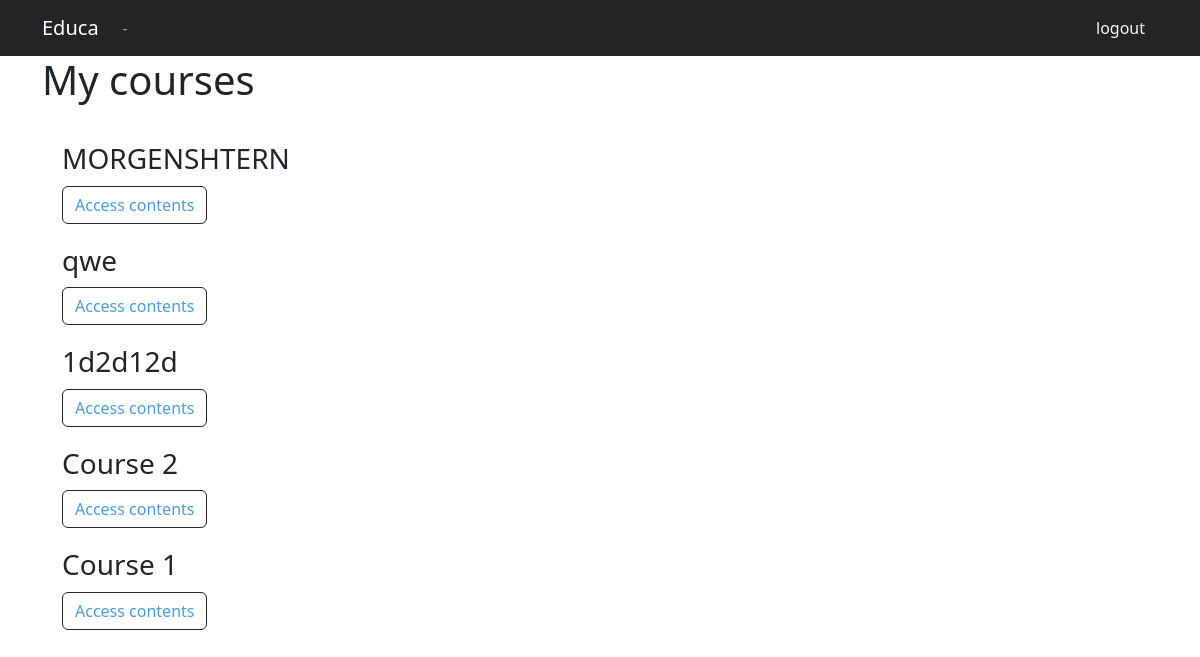
The page /students/courses/ (signed in) on the database its author committed.
### courses/models.py (models this page shows, shortened)
class Course(models.Model):
    owner = models.ForeignKey(User, related_name='courses_created', on_delete=models.CASCADE)
    subject = models.ForeignKey(Subject, related_name='courses', on_delete=models.CASCADE)
    title = models.CharField(max_length=200)
    slug = models.SlugField(max_length=200, unique=True)
    overview = models.TextField()
    created = models.DateTimeField(auto_now_add=True)
    students = models.ManyToManyField(User, related_name='courses_joined', blank=True)
    class Meta:
        ordering = ['-created']

### students/views.py (the view)
# urls.py: path('courses/', views.StudentCourseListView.as_view(), name='student_course_list'),
class StudentCourseListView(LoginRequiredMixin, ListView):
    model = Course
    template_name = 'students/course/list.html'
    def get_queryset(self):
        qs = super(StudentCourseListView, self).get_queryset()
        return qs.filter(students__in=[self.request.user])

### students/templates/students/course/list.html (shortened to what this page needs)
{% extends "base.html" %}
{% block content %}
    <div class="container">
    <h1>My courses</h1>
    <div class="module">
        {% for course in object_list %}
            <div class="course-info">
                <h3>{{ course.title }}</h3>
                <p><a href="{% url "student_course_detail" course.id %}" class="btn btn-outline-dark">
                    Access contents</a></p>
            </div>
            {% empty %}
            <p>
                You are not enrolled in any courses yet.
                <a href="{% url "course_list" %}" class="btn btn-outline-dark">Browse courses</a>
                to enroll in a course.
            </p>
        {% endfor %}
    </div>
    </div>
{% endblock %}

### courses/static/css/base.css (style rules this page uses)
.module { padding:10px 20px; float:left; width:600px; border-radius: 10px; }
.module h3 { margin:20px 0 0; padding:0; width:100%; }
.module a { color: #489de5; }
.module p, h2 { margin:10px 0 20px; width:100%; float:left; color: #1b1b1b; }

### courses/templates/base.html (style rules this page uses)
a { text-decoration: none; }

### rows shown on the page
Course: title "MORGENSHTERN"
Course: title "qwe"
Course: title "1d2d12d"
Course: title "Course 2"
Course: title "Course 1"
